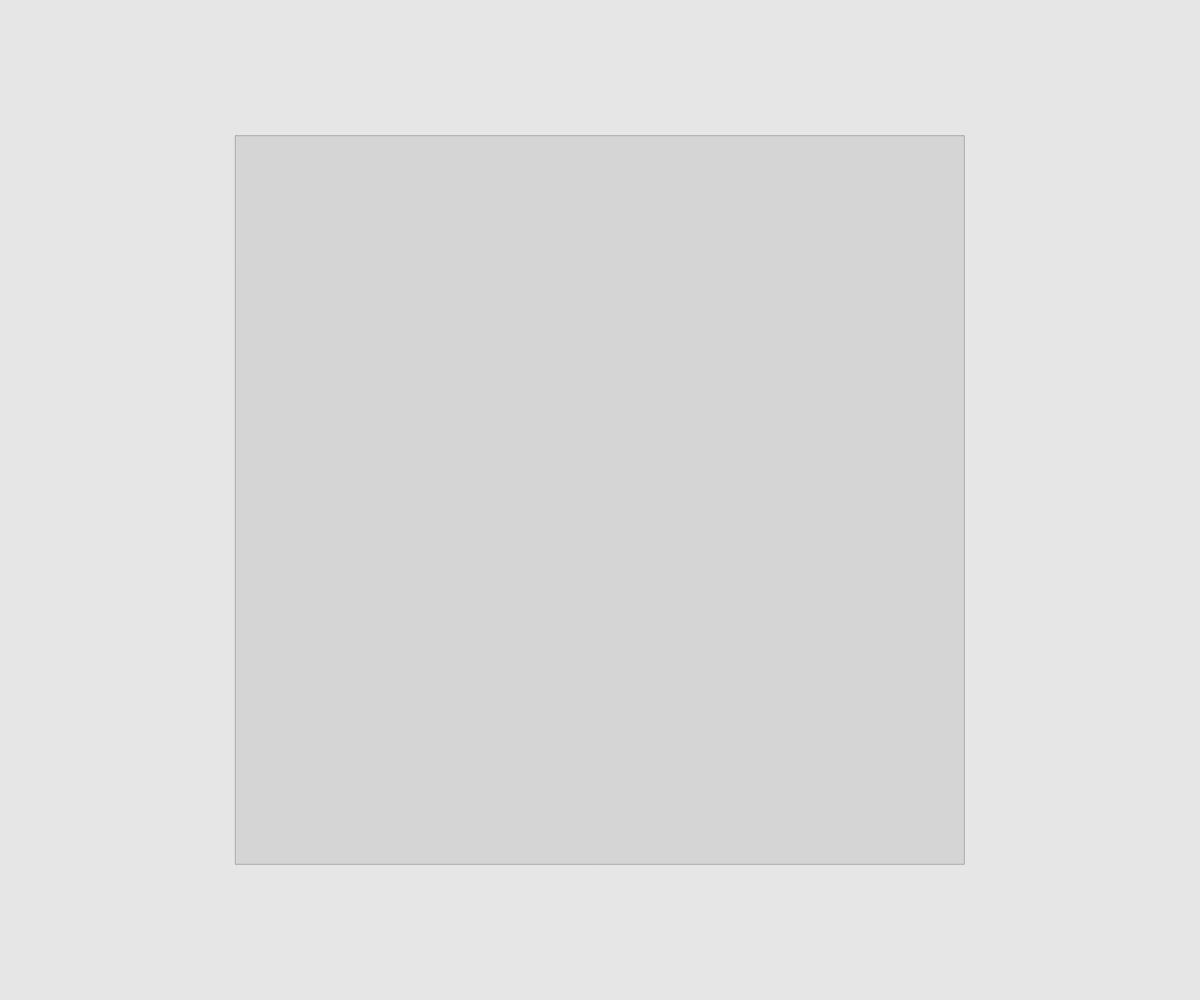
Frame 1 (no input)
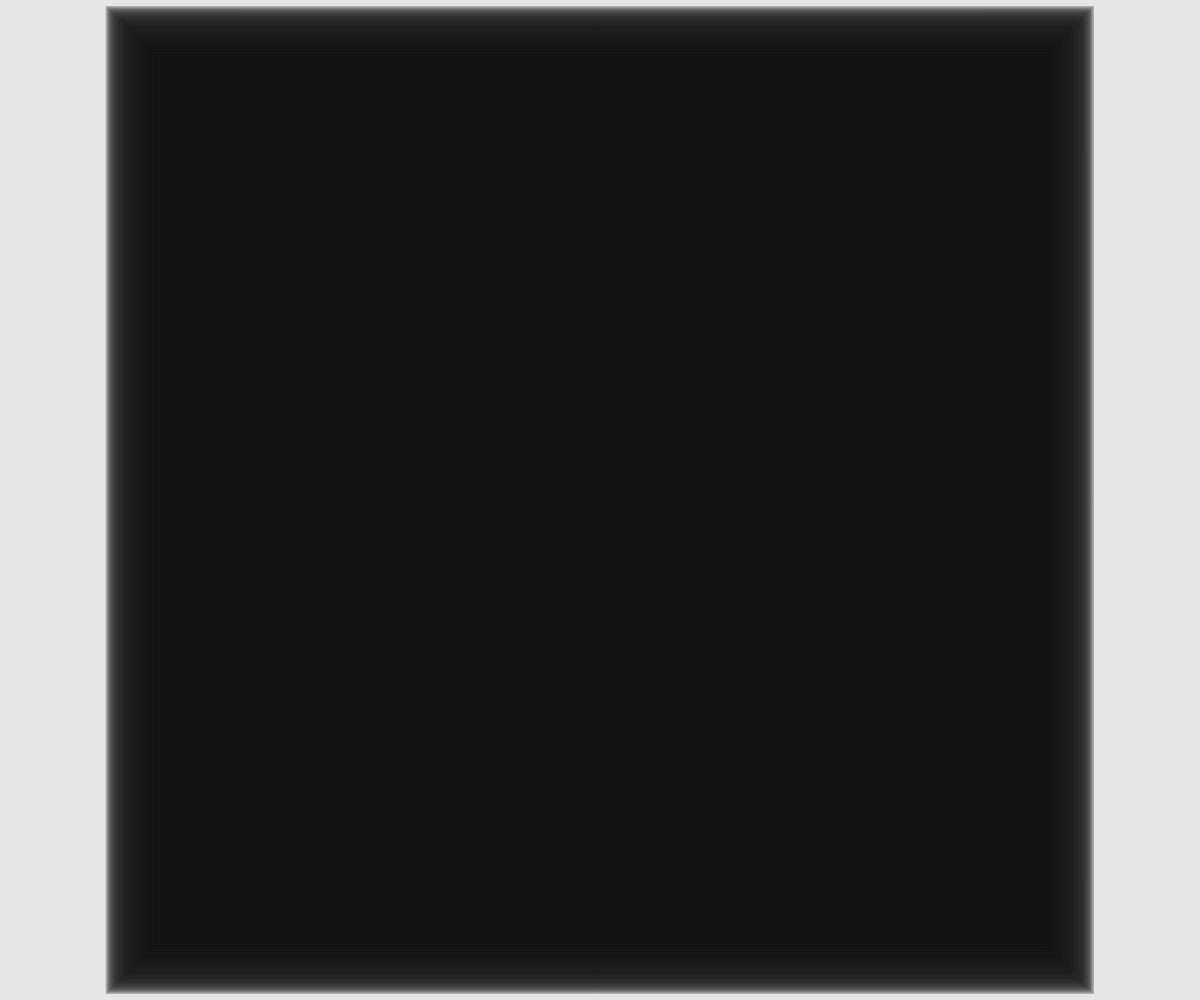
Frame 60 (no input)
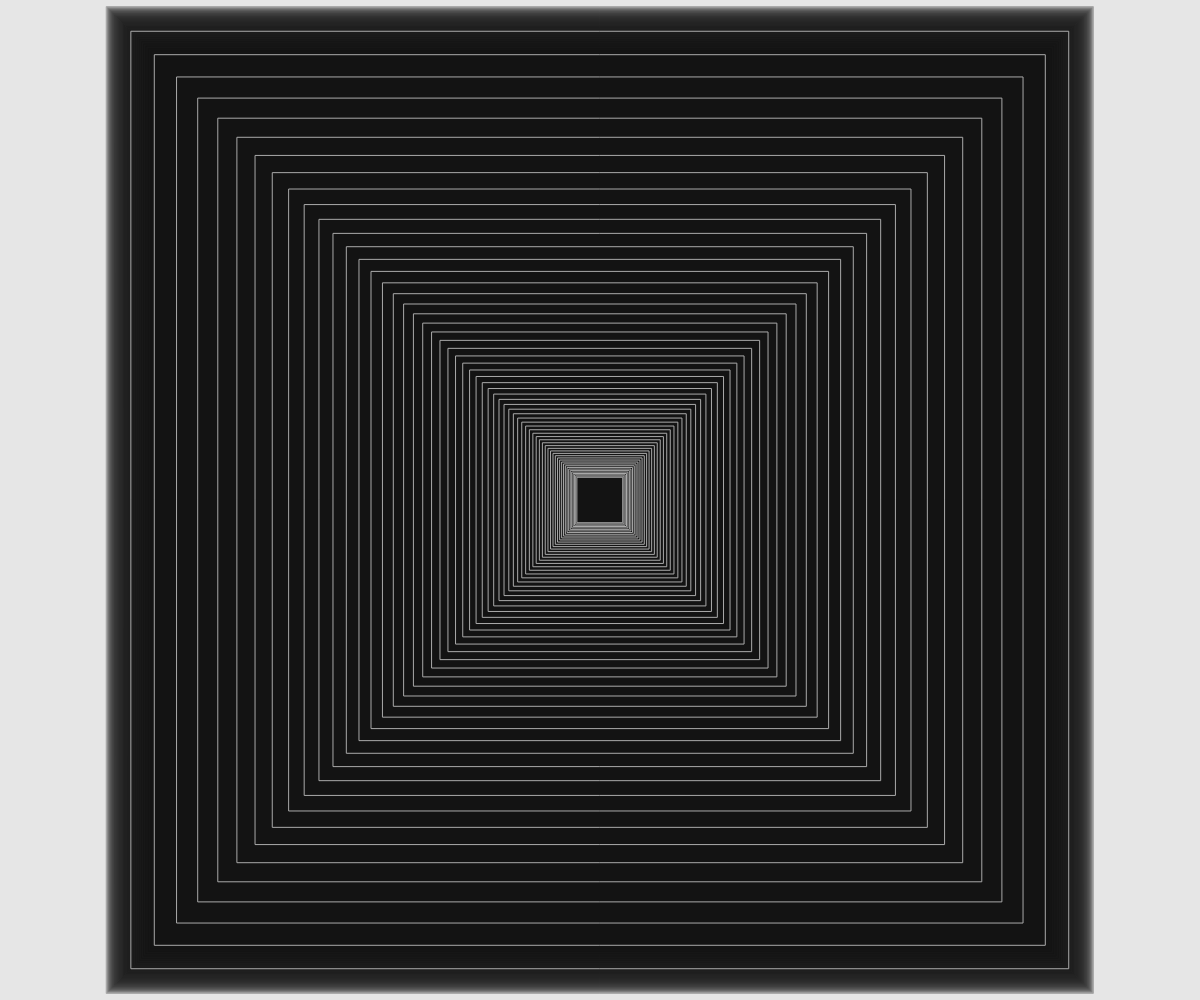
Frame 120 (the mouse pressed at the canvas centre since frame 60)

The p5.js sketch that drew these frames (run headless with seeded random() and noise() and a simulated clock; from frame 60 on, the mouse is pressed at the canvas centre):

// p5.js sketch
// ── sketch.js
// We need variables to store the current square size between frames
// as well as the target square size based on the current y-posistion
// of the mouse
let squareSize;
let targetSquareSize;

// Set the easing value to a constant
// Try changing this value to see how it affects the transition
const easing = 0.05;

function setup() {
  createCanvas(windowWidth, windowHeight);
  background(230);

  // We want the squares drawn to fade over time, so use a semi-transparent fill
  fill(20, 20); 
  stroke(170);
  
  // We want to draw the square in the middle of the canvas, 
  // which is easier to achieve using rectMode(CENTER)
  rectMode(CENTER); 

  // Start with a random square size as the nominated current size
  squareSize = random(height);
}

function draw() {
  // Try uncomment the following line to see what this looks like without
  // accumulating the squares.
  //background(230) 

  // The target square size is based on the y-position of the mouse
  // By using the abs() function, we calculate the same size of the square 
  // regardless whether the mouse cursor is above or below the canvas midpoint. 
  targetSquareSize = 2 * abs(mouseY - height / 2);
  
  // The new square size is calculated by linearly interpolating between the 
  // last square size drawn and the target square size as determined using the 
  // mouse's y-position.
  squareSize = lerp(squareSize, targetSquareSize, easing);

  // Draw the square using the updated size in the middle of the canvas
  square(width / 2, height / 2, squareSize);
}
